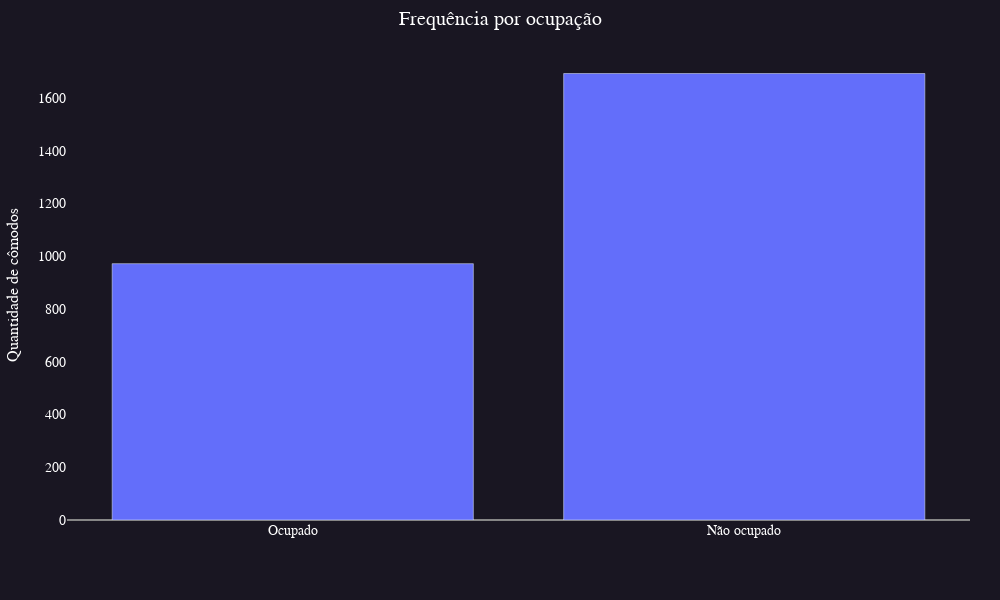

The code cell stored with this chart in its notebook:
### Code cell
# Verificando a distribuição dos dados por labelb
qtd_por_ocupacao = ocupacao_dados['Occupancy'].value_counts().sort_values().reset_index()
qtd_por_ocupacao['Occupancy Label'] = qtd_por_ocupacao['Occupancy'].apply(lambda x: 'Ocupado' if x == 1 else 'Não ocupado')

fig = go.Figure(
    go.Bar(
        x=qtd_por_ocupacao['Occupancy Label'],
        y=qtd_por_ocupacao['count']
    )
)

fig.update_layout(
    title_text="Frequência por ocupação",
    yaxis_title='Quantidade de cômodos',

    # Padrao
    **layout_padrao,
    
    # Eixo X
    xaxis_showgrid=False,
    yaxis_showgrid=False,
)

fig.show()

### Figure 1 — Plotly figure (JSON) as saved in the notebook; plotly's stock layout.template omitted (floating-point values rounded to 4 significant figures)
{"data": [{"type": "bar", "x": ["Ocupado", "Não ocupado"], "y": [972, 1693]}], "layout": {"font": {"color": "#fff", "family": "Balto"}, "height": 600, "margin": {"b": 80, "l": 60, "r": 30, "t": 50}, "paper_bgcolor": "#191622", "plot_bgcolor": "#191622", "title": {"font": {"size": 20}, "text": "Frequência por ocupação", "x": 0.5, "xanchor": "center"}, "width": 1000, "xaxis": {"gridcolor": "#868686", "gridwidth": 1, "showgrid": false, "tickfont": {"size": 14}, "title": {"font": {"size": 16}}, "zerolinecolor": "#868686", "zerolinewidth": 2}, "yaxis": {"gridcolor": "#868686", "gridwidth": 1, "showgrid": false, "tickfont": {"size": 14}, "title": {"font": {"size": 16}, "text": "Quantidade de cômodos"}, "zerolinecolor": "#868686", "zerolinewidth": 2}}}
